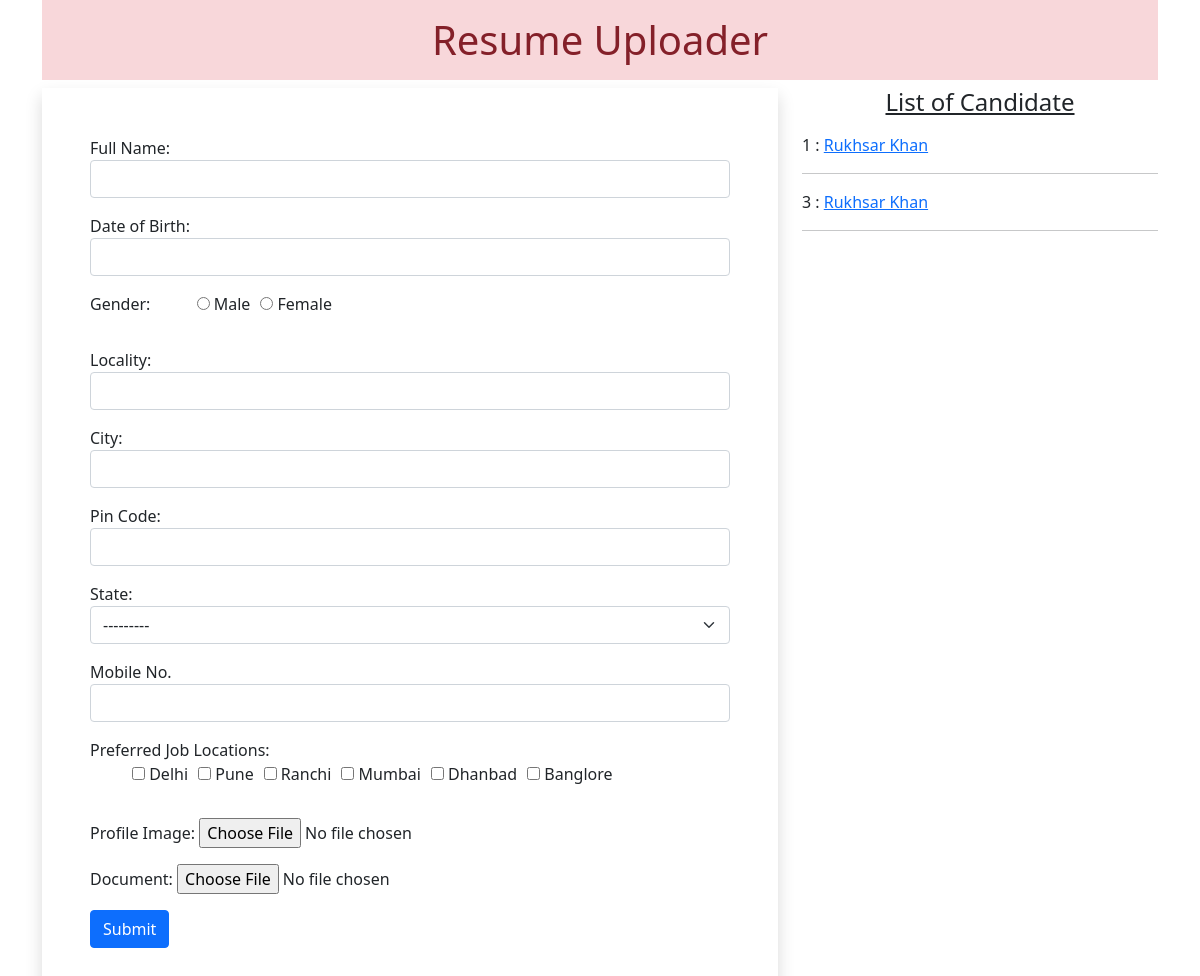
Before: / with the older database file.
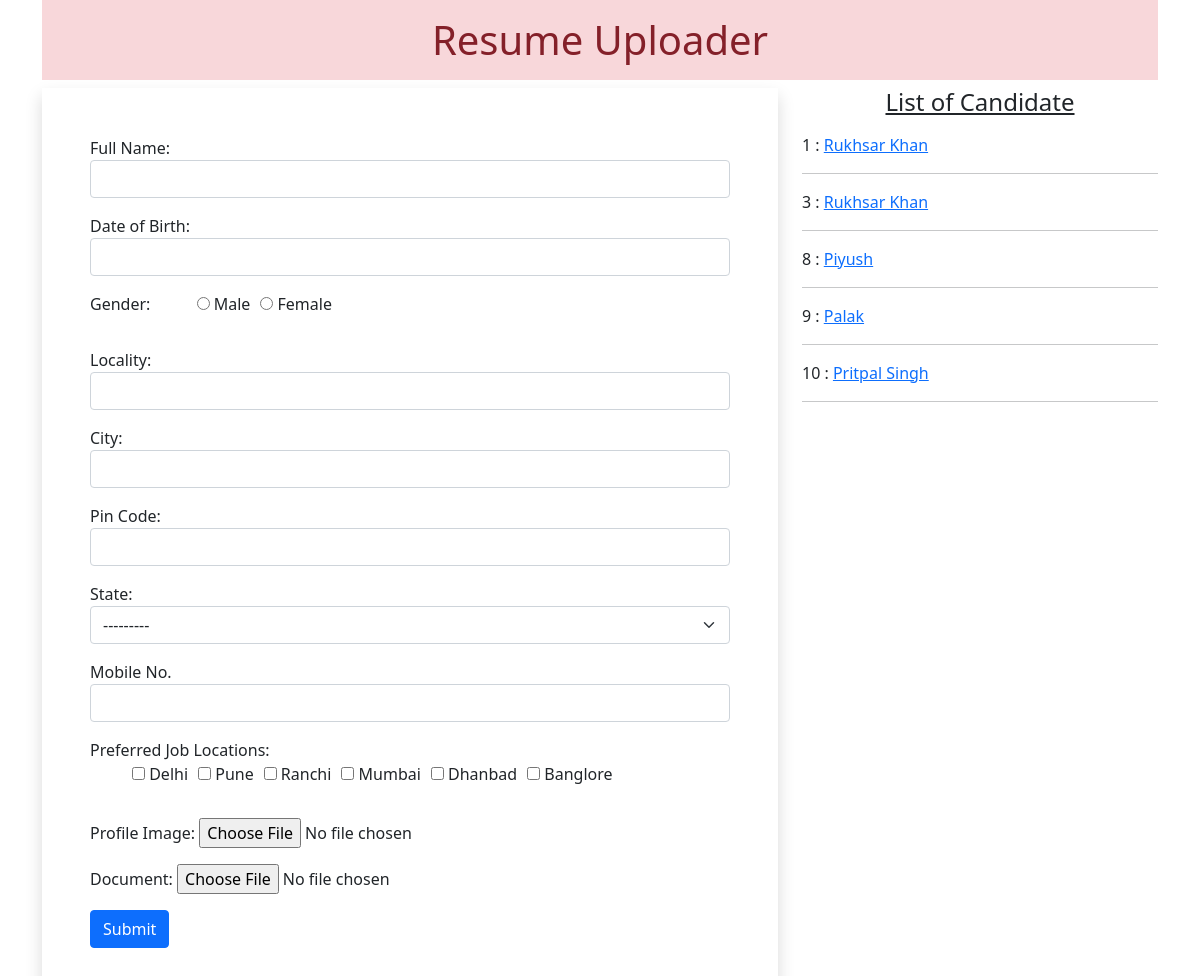
After: the same page with the newer database file.
### myapp/models.py (models this page shows)
class Resume(models.Model):
    name = models.CharField(max_length=100)
    dob =  models.DateField(auto_now=False, auto_now_add=False)
    gender = models.CharField(max_length=100)
    locality = models.CharField(max_length=100)
    city = models.CharField(max_length=100)
    pin = models.PositiveIntegerField()
    state = models.CharField(choices=STATE_CHOICES, max_length=50)
    mobile = models.PositiveIntegerField()
    email = models.EmailField()
    job_city = models.CharField(max_length=50)
    profile_image = models.ImageField(upload_to='profileimg', blank=True)
    my_file = models.FileField(upload_to='doc', blank=True)

### myapp/views.py (the view, shortened to what this page needs)
# urls.py: path('', views.HomeView.as_view(), name='home'),
class HomeView(View):
    def get(self, request):
        form = ResumeForm()
        candidates = Resume.objects.all()
        return render(request, 'myapp/home.html',{'candidates':candidates, 'form':form})

### myapp/templates/myapp/home.html (shortened to what this page needs)
<!DOCTYPE html>
{% load static %}
<html lang="en">
<head>
 <link href="https://cdn.jsdelivr.net/npm/bootstrap@5.0.0-beta2/dist/css/bootstrap.min.css" rel="stylesheet">
 <link rel="stylesheet" href="//code.jquery.com/ui/1.12.1/themes/base/jquery-ui.css">
 <link rel="stylesheet" href="{% static 'myapp/css/style.css' %}">
</head>
<body>
   <div class="container mb-5">
  <h1 class="alert-danger text-center p-3">Resume Uploader</h1>
  <div class="row">
   <div class="col-sm-8">
    <form action="" method="post" enctype="multipart/form-data" class="shadow p-5">
     {% for fm in form %}
       <div class="form-group mb-3">
       {{fm.label_tag}} {{fm}} <small class="text-danger">{{fm.errors|striptags}}</small>
       </div>
     {% endfor %}
     <input type="submit" value="Submit" class="btn btn-primary">
    </form>
   </div>
   <div class="col-sm-4">
    <h4 class="text-center mb-3"><u>List of Candidate</u></h4>
    {% for candidate in candidates %}
     {{candidate.id}} : <a href="{% url 'candidate' candidate.id %}">{{candidate.name}}</a>
     <hr>
    {% endfor %}
   </div>
  </div>
 </div>
</body>
</html>

### myapp/static/myapp/css/style.css (style rules this page uses)
#id_gender, #id_job_city { list-style-type: none; display: inline-flex; }
#id_gender > li { padding-left: 10px; }
#id_job_city > li { padding-left: 10px; }

Changed rows visible on the page:
added Resume: id "8", name "Piyush"
added Resume: id "9", name "Palak"
added Resume: id "10", name "Pritpal Singh"
